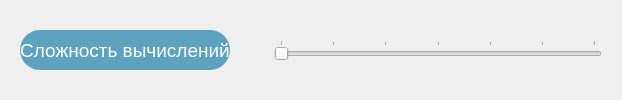
            <widget class="QWidget" name="tab_2">
             <attribute name="title">
              <string>Рассчет</string>
             </attribute>
             <layout class="QHBoxLayout" name="horizontalLayout_18">
              <item>
               <widget class="QWidget" name="widget_17" native="true">
                <property name="sizePolicy">
                 <sizepolicy hsizetype="Fixed" vsizetype="Preferred">
                  <horstretch>0</horstretch>
                  <verstretch>0</verstretch>
                 </sizepolicy>
                </property>
                <property name="minimumSize">
                 <size>
                  <width>600</width>
                  <height>0</height>
                 </size>
                </property>
                <layout class="QVBoxLayout" name="verticalLayout_9">
                 <item>
                  <layout class="QHBoxLayout" name="horizontalLayout_17">
                   <item>
                    <widget class="QLabel" name="label_10">
                     <property name="sizePolicy">
                      <sizepolicy hsizetype="Preferred" vsizetype="Fixed">
                       <horstretch>0</horstretch>
                       <verstretch>0</verstretch>
                      </sizepolicy>
                     </property>
                     <property name="minimumSize">
                      <size>
                       <width>0</width>
                       <height>40</height>
                      </size>
                     </property>
                     <property name="font">
                      <font>
                       <family>Arial</family>
                       <pointsize>14</pointsize>
                       <italic>false</italic>
                      </font>
                     </property>
                     <property name="styleSheet">
                      <string notr="true">QLabel {
     border: none;
	height: 40px;
     border-radius: 20px;
	background-color: #5EA2BF;
	color: white;
 }
QLabel:disabled
{
     border: none;
	background-color: rgb(122, 155, 176);
	color: rgb(194, 194, 194);
}</string>
                     </property>
                     <property name="text">
                      <string>Сложность вычислений</string>
                     </property>
                     <property name="alignment">
                      <set>Qt::AlignCenter</set>
                     </property>
                     <property name="margin">
                      <number>10</number>
                     </property>
                    </widget>
                   </item>
                   <item>
                    <widget class="QPushButton" name="info_9">
                     <property name="enabled">
                      <bool>true</bool>
                     </property>
                     <property name="sizePolicy">
                      <sizepolicy hsizetype="Fixed" vsizetype="Fixed">
                       <horstretch>0</horstretch>
                       <verstretch>0</verstretch>
                      </sizepolicy>
                     </property>
                     <property name="minimumSize">
                      <size>
                       <width>32</width>
                       <height>32</height>
                      </size>
                     </property>
                     <property name="maximumSize">
                      <size>
                       <width>32</width>
                       <height>32</height>
                      </size>
                     </property>
                     <property name="autoFillBackground">
                      <bool>false</bool>
                     </property>
                     <property name="styleSheet">
                      <string notr="true"> QPushButton {
     border: none;
	background-color: none;
 }</string>
                     </property>
                     <property name="text">
                      <string/>
                     </property>
                     <property name="icon">
                      <iconset resource="resources.qrc">
                       <normaloff>:/resources/info.svg</normaloff>:/resources/info.svg</iconset>
                     </property>
                     <property name="iconSize">
                      <size>
                       <width>32</width>
                       <height>32</height>
                      </size>
                     </property>
                    </widget>
                   </item>
                   <item>
                    <widget class="QSlider" name="horizontalSlider">
                     <property name="minimum">
                      <number>6</number>
                     </property>
                     <property name="maximum">
                      <number>12</number>
                     </property>
                     <property name="pageStep">
                      <number>1</number>
                     </property>
                     <property name="orientation">
                      <enum>Qt::Horizontal</enum>
                     </property>
                     <property name="invertedAppearance">
                      <bool>false</bool>
                     </property>
                     <property name="tickPosition">
                      <enum>QSlider::TicksAbove</enum>
                     </property>
                    </widget>
                   </item>
                  </layout>
                 </item>
                </layout>
               </widget>
              </item>
             </layout>
            </widget>
